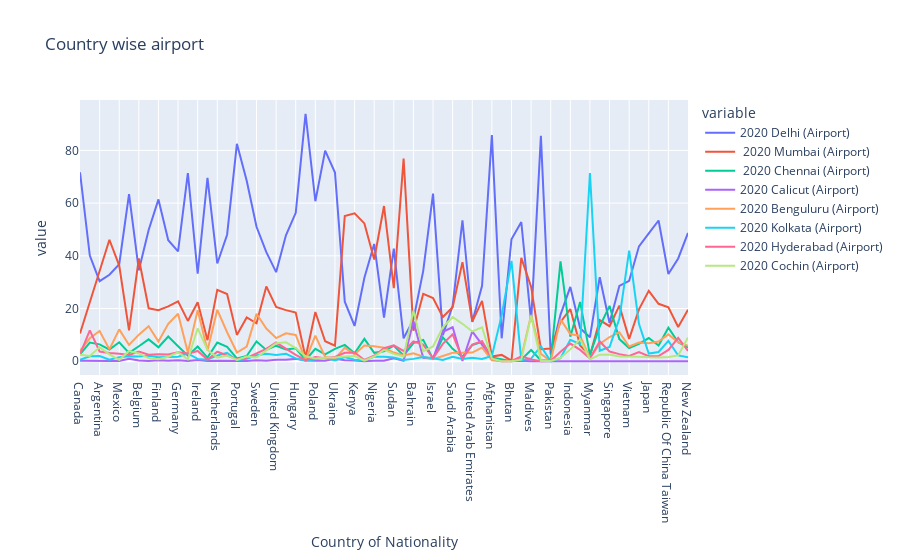

Source (notebook cell):
### Code cell
px.line(df,df.index,['2020 Delhi (Airport)', ' 2020 Mumbai (Airport)',
       ' 2020 Chennai (Airport)', '2020 Calicut (Airport)',
       '2020 Benguluru (Airport)', '2020 Kolkata (Airport)',
       '2020 Hyderabad (Airport)', '2020 Cochin (Airport)'], title='Country wise airport')

### Figure 1 — Plotly figure (JSON) as saved in the notebook; plotly's stock layout.template omitted (floating-point values rounded to 4 significant figures)
{"data": [{"hovertemplate": "variable=2020 Delhi (Airport)<br>Country of Nationality=%{x}<br>value=%{y}<extra></extra>", "legendgroup": "2020 Delhi (Airport)", "line": {"color": "#636efa", "dash": "solid"}, "marker": {"symbol": "circle"}, "mode": "lines", "name": "2020 Delhi (Airport)", "orientation": "v", "showlegend": true, "type": "scatter", "x": ["Canada", "United States Of America", "Argentina", "Brazil", "Mexico", "Austria", "Belgium", "Denmark", "Finland", "France", "Germany", "Greece", "Ireland", "Italy", "Netherlands", "Norway", "Portugal", "Spain", "Sweden", "Switzerland", "United Kingdom", "Czech Rep.", "Hungary", "Kazakhstan", "Poland", "Russian Federation", "Ukraine", "Egypt", "Kenya", "Mauritius", "Nigeria", "South Africa", "Sudan", "Tanzania", "Bahrain", "Iraq", "Israel", "Oman", "Saudi Arabia", "Turkey", "United Arab Emirates", "Yemen", "Afghanistan", "Bangladesh", "Bhutan", "Iran", "Maldives", "Nepal", "Pakistan", "Sri Lanka", "Indonesia", "Malaysia", "Myanmar", "Philippines", "Singapore", "Thailand", "Vietnam", "China", "Japan", "Korea (Republic Of ", "Republic Of China Taiwan", "Australia", "New Zealand"], "xaxis": "x", "y": [71.7, 40.1, 30.4, 32.8, 36.8, 63.4, 34.5, 49.8, 61.4, 45.9, 41.7, 71.4, 33.2, 69.6, 37.1, 48, 82.5, 68.5, 51, 41.4, 33.8, 47.8, 56.3, 93.9, 60.7, 79.9, 71.6, 22.6, 13.4, 31.7, 44.5, 16.6, 42.7, 8.7, 15.8, 34.3, 63.6, 9.9, 21, 53.5, 14.9, 28.6, 85.8, 8.7, 46.3, 52.8, 15.1, 85.5, 2.6, 17.7, 28.2, 12.5, 9.1, 31.9, 14.5, 28.6, 30.5, 43.6, 48.5, 53.4, 33.1, 39, 48.7], "yaxis": "y"}, {"hovertemplate": "variable= 2020 Mumbai (Airport)<br>Country of Nationality=%{x}<br>value=%{y}<extra></extra>", "legendgroup": " 2020 Mumbai (Airport)", "line": {"color": "#EF553B", "dash": "solid"}, "marker": {"symbol": "circle"}, "mode": "lines", "name": " 2020 Mumbai (Airport)", "orientation": "v", "showlegend": true, "type": "scatter", "x": ["Canada", "United States Of America", "Argentina", "Brazil", "Mexico", "Austria", "Belgium", "Denmark", "Finland", "France", "Germany", "Greece", "Ireland", "Italy", "Netherlands", "Norway", "Portugal", "Spain", "Sweden", "Switzerland", "United Kingdom", "Czech Rep.", "Hungary", "Kazakhstan", "Poland", "Russian Federation", "Ukraine", "Egypt", "Kenya", "Mauritius", "Nigeria", "South Africa", "Sudan", "Tanzania", "Bahrain", "Iraq", "Israel", "Oman", "Saudi Arabia", "Turkey", "United Arab Emirates", "Yemen", "Afghanistan", "Bangladesh", "Bhutan", "Iran", "Maldives", "Nepal", "Pakistan", "Sri Lanka", "Indonesia", "Malaysia", "Myanmar", "Philippines", "Singapore", "Thailand", "Vietnam", "China", "Japan", "Korea (Republic Of ", "Republic Of China Taiwan", "Australia", "New Zealand"], "xaxis": "x", "y": [10.5, 22.3, 34.7, 46.1, 36.3, 11.7, 39, 20.1, 19.4, 20.8, 22.7, 15.3, 22.4, 8, 27.1, 25.5, 10, 16.6, 14.4, 28.4, 20.6, 19.4, 18.5, 1.4, 18.7, 7.6, 5.9, 55.1, 56.1, 52.3, 38.6, 58.9, 27.7, 76.9, 11.6, 25.6, 24, 16.8, 20.5, 37.6, 15.1, 22.9, 1.8, 2.4, 0.2, 39.2, 28.3, 4.6, 4.8, 14.9, 19.8, 6, 2.2, 15.6, 13.3, 21.1, 8.5, 19.7, 26.7, 21.8, 20.5, 13, 19.5], "yaxis": "y"}, {"hovertemplate": "variable= 2020 Chennai (Airport)<br>Country of Nationality=%{x}<br>value=%{y}<extra></extra>", "legendgroup": " 2020 Chennai (Airport)", "line": {"color": "#00cc96", "dash": "solid"}, "marker": {"symbol": "circle"}, "mode": "lines", "name": " 2020 Chennai (Airport)", "orientation": "v", "showlegend": true, "type": "scatter", "x": ["Canada", "United States Of America", "Argentina", "Brazil", "Mexico", "Austria", "Belgium", "Denmark", "Finland", "France", "Germany", "Greece", "Ireland", "Italy", "Netherlands", "Norway", "Portugal", "Spain", "Sweden", "Switzerland", "United Kingdom", "Czech Rep.", "Hungary", "Kazakhstan", "Poland", "Russian Federation", "Ukraine", "Egypt", "Kenya", "Mauritius", "Nigeria", "South Africa", "Sudan", "Tanzania", "Bahrain", "Iraq", "Israel", "Oman", "Saudi Arabia", "Turkey", "United Arab Emirates", "Yemen", "Afghanistan", "Bangladesh", "Bhutan", "Iran", "Maldives", "Nepal", "Pakistan", "Sri Lanka", "Indonesia", "Malaysia", "Myanmar", "Philippines", "Singapore", "Thailand", "Vietnam", "China", "Japan", "Korea (Republic Of ", "Republic Of China Taiwan", "Australia", "New Zealand"], "xaxis": "x", "y": [2.6, 7.1, 6.4, 4.4, 7.2, 3.2, 5.7, 8.3, 5.3, 9.4, 5.7, 2.1, 5.6, 1.4, 7.1, 5.5, 1.1, 2, 7.5, 4.3, 5.9, 4.5, 4.9, 0.5, 4.7, 2.6, 4.7, 6.2, 3, 8.5, 3.2, 3.8, 5.9, 2.2, 6.9, 8.1, 0.9, 9.1, 4.7, 1.7, 6.1, 7.4, 1.4, 0.8, 0, 0.6, 4.3, 0.3, 0.4, 37.9, 9.3, 22.5, 2.4, 13.2, 21, 8.4, 5, 6.6, 8.8, 6, 12.7, 7.2, 5.2], "yaxis": "y"}, {"hovertemplate": "variable=2020 Calicut (Airport)<br>Country of Nationality=%{x}<br>value=%{y}<extra></extra>", "legendgroup": "2020 Calicut (Airport)", "line": {"color": "#ab63fa", "dash": "solid"}, "marker": {"symbol": "circle"}, "mode": "lines", "name": "2020 Calicut (Airport)", "orientation": "v", "showlegend": true, "type": "scatter", "x": ["Canada", "United States Of America", "Argentina", "Brazil", "Mexico", "Austria", "Belgium", "Denmark", "Finland", "France", "Germany", "Greece", "Ireland", "Italy", "Netherlands", "Norway", "Portugal", "Spain", "Sweden", "Switzerland", "United Kingdom", "Czech Rep.", "Hungary", "Kazakhstan", "Poland", "Russian Federation", "Ukraine", "Egypt", "Kenya", "Mauritius", "Nigeria", "South Africa", "Sudan", "Tanzania", "Bahrain", "Iraq", "Israel", "Oman", "Saudi Arabia", "Turkey", "United Arab Emirates", "Yemen", "Afghanistan", "Bangladesh", "Bhutan", "Iran", "Maldives", "Nepal", "Pakistan", "Sri Lanka", "Indonesia", "Malaysia", "Myanmar", "Philippines", "Singapore", "Thailand", "Vietnam", "China", "Japan", "Korea (Republic Of ", "Republic Of China Taiwan", "Australia", "New Zealand"], "xaxis": "x", "y": [0.2, 0.1, 0, 0.1, 0.1, 0.9, 0.25, 0.1, 0.4, 0.2, 0.4, 0.1, 0.5, 0.1, 0.2, 0.2, 0, 0.1, 0.4, 0.2, 0.6, 0.6, 0.9, 0.3, 0.2, 0.2, 0.9, 0.4, 0.3, 0, 0.2, 0.2, 1.1, 0.2, 15.2, 1.3, 1, 11.2, 12.9, 0.1, 11.3, 6.3, 0.7, 0, 0.1, 0.2, 0, 0, 0.1, 0, 0.1, 0, 0, 0, 0, 0, 0, 0, 0, 0.1, 0.1, 0.1, 0], "yaxis": "y"}, {"hovertemplate": "variable=2020 Benguluru (Airport)<br>Country of Nationality=%{x}<br>value=%{y}<extra></extra>", "legendgroup": "2020 Benguluru (Airport)", "line": {"color": "#FFA15A", "dash": "solid"}, "marker": {"symbol": "circle"}, "mode": "lines", "name": "2020 Benguluru (Airport)", "orientation": "v", "showlegend": true, "type": "scatter", "x": ["Canada", "United States Of America", "Argentina", "Brazil", "Mexico", "Austria", "Belgium", "Denmark", "Finland", "France", "Germany", "Greece", "Ireland", "Italy", "Netherlands", "Norway", "Portugal", "Spain", "Sweden", "Switzerland", "United Kingdom", "Czech Rep.", "Hungary", "Kazakhstan", "Poland", "Russian Federation", "Ukraine", "Egypt", "Kenya", "Mauritius", "Nigeria", "South Africa", "Sudan", "Tanzania", "Bahrain", "Iraq", "Israel", "Oman", "Saudi Arabia", "Turkey", "United Arab Emirates", "Yemen", "Afghanistan", "Bangladesh", "Bhutan", "Iran", "Maldives", "Nepal", "Pakistan", "Sri Lanka", "Indonesia", "Malaysia", "Myanmar", "Philippines", "Singapore", "Thailand", "Vietnam", "China", "Japan", "Korea (Republic Of ", "Republic Of China Taiwan", "Australia", "New Zealand"], "xaxis": "x", "y": [3.9, 8.7, 11.5, 4.5, 12.1, 6.2, 10.1, 13.3, 7.5, 14.2, 18, 3.3, 19.4, 4.1, 19.5, 11, 3.3, 5.6, 18, 12.4, 8.8, 10.6, 10, 0.4, 9.7, 1.6, 1, 5.1, 2.7, 6, 5.7, 5.1, 3.3, 2.2, 3, 1.7, 0.8, 2.1, 3.2, 3.2, 3.3, 5.2, 0.4, 0, 0.1, 1.5, 17.6, 2.8, 0.1, 15.9, 10.3, 9.6, 1.3, 6.6, 9.2, 11, 5.6, 7.1, 6.8, 7.5, 10.2, 7.2, 5.9], "yaxis": "y"}, {"hovertemplate": "variable=2020 Kolkata (Airport)<br>Country of Nationality=%{x}<br>value=%{y}<extra></extra>", "legendgroup": "2020 Kolkata (Airport)", "line": {"color": "#19d3f3", "dash": "solid"}, "marker": {"symbol": "circle"}, "mode": "lines", "name": "2020 Kolkata (Airport)", "orientation": "v", "showlegend": true, "type": "scatter", "x": ["Canada", "United States Of America", "Argentina", "Brazil", "Mexico", "Austria", "Belgium", "Denmark", "Finland", "France", "Germany", "Greece", "Ireland", "Italy", "Netherlands", "Norway", "Portugal", "Spain", "Sweden", "Switzerland", "United Kingdom", "Czech Rep.", "Hungary", "Kazakhstan", "Poland", "Russian Federation", "Ukraine", "Egypt", "Kenya", "Mauritius", "Nigeria", "South Africa", "Sudan", "Tanzania", "Bahrain", "Iraq", "Israel", "Oman", "Saudi Arabia", "Turkey", "United Arab Emirates", "Yemen", "Afghanistan", "Bangladesh", "Bhutan", "Iran", "Maldives", "Nepal", "Pakistan", "Sri Lanka", "Indonesia", "Malaysia", "Myanmar", "Philippines", "Singapore", "Thailand", "Vietnam", "China", "Japan", "Korea (Republic Of ", "Republic Of China Taiwan", "Australia", "New Zealand"], "xaxis": "x", "y": [0.5, 1.9, 2, 0.6, 1.5, 1.9, 1.8, 2.1, 1.5, 1.5, 1.7, 2.9, 0.9, 0.6, 2.2, 3.2, 0.4, 0.9, 2.3, 2.8, 2.4, 2.8, 1.1, 0.2, 0.8, 1.3, 0.3, 1.6, 0.6, 0.4, 1.7, 1.7, 1.4, 0.5, 0.9, 1.6, 1.1, 0.5, 1.7, 0.9, 1.3, 0.9, 2, 17.4, 38.1, 0.4, 1, 5.7, 0, 1.2, 8.1, 6.5, 71.4, 4, 5.4, 16.1, 42, 14.2, 2.9, 3.5, 7.7, 2.2, 1.5], "yaxis": "y"}, {"hovertemplate": "variable=2020 Hyderabad (Airport)<br>Country of Nationality=%{x}<br>value=%{y}<extra></extra>", "legendgroup": "2020 Hyderabad (Airport)", "line": {"color": "#FF6692", "dash": "solid"}, "marker": {"symbol": "circle"}, "mode": "lines", "name": "2020 Hyderabad (Airport)", "orientation": "v", "showlegend": true, "type": "scatter", "x": ["Canada", "United States Of America", "Argentina", "Brazil", "Mexico", "Austria", "Belgium", "Denmark", "Finland", "France", "Germany", "Greece", "Ireland", "Italy", "Netherlands", "Norway", "Portugal", "Spain", "Sweden", "Switzerland", "United Kingdom", "Czech Rep.", "Hungary", "Kazakhstan", "Poland", "Russian Federation", "Ukraine", "Egypt", "Kenya", "Mauritius", "Nigeria", "South Africa", "Sudan", "Tanzania", "Bahrain", "Iraq", "Israel", "Oman", "Saudi Arabia", "Turkey", "United Arab Emirates", "Yemen", "Afghanistan", "Bangladesh", "Bhutan", "Iran", "Maldives", "Nepal", "Pakistan", "Sri Lanka", "Indonesia", "Malaysia", "Myanmar", "Philippines", "Singapore", "Thailand", "Vietnam", "China", "Japan", "Korea (Republic Of ", "Republic Of China Taiwan", "Australia", "New Zealand"], "xaxis": "x", "y": [2.6, 11.7, 3.7, 3.1, 2.8, 2.4, 3.7, 2.5, 2.7, 2.6, 3.4, 2.9, 3.9, 0.6, 3.6, 2.3, 0.8, 1.3, 2.9, 4.7, 7.1, 4.7, 2.4, 0.4, 1.6, 1.1, 1.6, 3.2, 3.3, 0.5, 2.1, 5, 6, 3.9, 7.5, 6.3, 1.1, 6.6, 10.2, 1, 6.3, 7.6, 0.9, 0.1, 0, 1.9, 0.7, 0, 0.1, 3.6, 6.7, 4.3, 1.1, 7.5, 3.7, 2.7, 2, 3.5, 1.9, 2, 4.3, 8.9, 3.9], "yaxis": "y"}, {"hovertemplate": "variable=2020 Cochin (Airport)<br>Country of Nationality=%{x}<br>value=%{y}<extra></extra>", "legendgroup": "2020 Cochin (Airport)", "line": {"color": "#B6E880", "dash": "solid"}, "marker": {"symbol": "circle"}, "mode": "lines", "name": "2020 Cochin (Airport)", "orientation": "v", "showlegend": true, "type": "scatter", "x": ["Canada", "United States Of America", "Argentina", "Brazil", "Mexico", "Austria", "Belgium", "Denmark", "Finland", "France", "Germany", "Greece", "Ireland", "Italy", "Netherlands", "Norway", "Portugal", "Spain", "Sweden", "Switzerland", "United Kingdom", "Czech Rep.", "Hungary", "Kazakhstan", "Poland", "Russian Federation", "Ukraine", "Egypt", "Kenya", "Mauritius", "Nigeria", "South Africa", "Sudan", "Tanzania", "Bahrain", "Iraq", "Israel", "Oman", "Saudi Arabia", "Turkey", "United Arab Emirates", "Yemen", "Afghanistan", "Bangladesh", "Bhutan", "Iran", "Maldives", "Nepal", "Pakistan", "Sri Lanka", "Indonesia", "Malaysia", "Myanmar", "Philippines", "Singapore", "Thailand", "Vietnam", "China", "Japan", "Korea (Republic Of ", "Republic Of China Taiwan", "Australia", "New Zealand"], "xaxis": "x", "y": [2.5, 2, 5.3, 2.6, 0.5, 3.9, 2.9, 1.2, 0.8, 1.7, 3.4, 0.7, 12.5, 4.3, 1.4, 2.2, 0.5, 1.8, 1.4, 4.2, 6.8, 7.2, 5, 1.9, 1, 1.3, 1.4, 1.8, 2, 0.2, 1.8, 4.3, 2.8, 1.8, 19.2, 3.8, 5.6, 12.9, 16.8, 14.2, 11.3, 12.9, 1, 0, 0, 0.6, 17.2, 0.1, 0.1, 1.3, 4.5, 8.3, 0.7, 2.5, 2.6, 1.8, 1.8, 1.7, 1.5, 1.4, 1.6, 2.2, 9], "yaxis": "y"}], "layout": {"legend": {"title": {"text": "variable"}, "tracegroupgap": 0}, "title": {"text": "Country wise airport"}, "xaxis": {"anchor": "y", "domain": [0, 1], "title": {"text": "Country of Nationality"}}, "yaxis": {"anchor": "x", "domain": [0, 1], "title": {"text": "value"}}}}
